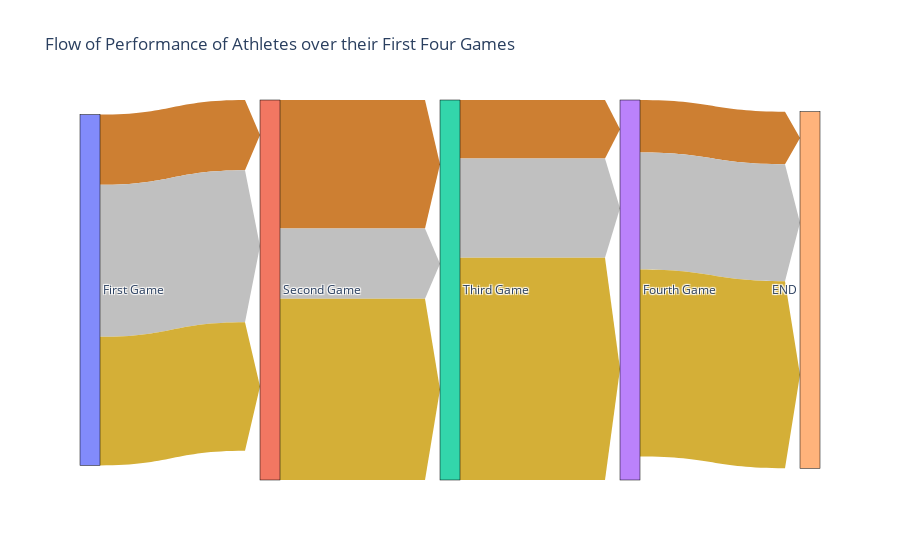

This figure's notebook cell:
### Code cell
# import urllib, json

# url = 'https://raw.githubusercontent.com/plotly/plotly.js/master/test/image/mocks/sankey_energy.json'
# response = urllib.request.urlopen(url)
# data = json.loads(response.read())

# # override gray link colors with 'source' colors
# opacity = 0.4
# # change 'magenta' to its 'rgba' value to add opacity
# data['data'][0]['node']['color'] = ['rgba(255,0,255, 0.8)' if color == "magenta" else color for color in data['data'][0]['node']['color']]
# data['data'][0]['link']['color'] = [data['data'][0]['node']['color'][src].replace("0.8", str(opacity))
#                                     for src in data['data'][0]['link']['source']]

# fig = go.Figure(data=[go.Sankey(
#     valueformat = ".0f",
#     valuesuffix = "TWh",
#     # Define nodes
#     node = dict(
#       pad = 15,
#       thickness = 15,
#       line = dict(color = "black", width = 0.5),
#       label =  data['data'][0]['node']['label'],
#       color =  data['data'][0]['node']['color']
#     ),
#     # Add links
#     link = dict(
#       source =  data['data'][0]['link']['source'],
#       target =  data['data'][0]['link']['target'],
#       value =  data['data'][0]['link']['value'],
#       label =  data['data'][0]['link']['label'],
#       color =  data['data'][0]['link']['color']
# ))])

# fig.update_layout(title_text="Energy forecast for 2050<br>Source: Department of Energy & Climate Change, Tom Counsell via <a href='https://bost.ocks.org/mike/sankey/'>Mike Bostock</a>",
#                   font_size=10)
# fig.show()
# data['data'][0]['node']['label']
# data['data'][0]['link']['source']
# data['data'][0]['link']['target']
# data['data'][0]['link']['value']

# labels = []
# for i in range(FIRST_N_GAMES):
#     labels.append(f"None Year {i + 1}")
#     labels.append(f"Bronze Year {i + 1}")
#     labels.append(f"Silver Year {i + 1}")
#     labels.append(f"Gold Year {i + 1}")
labels = ["First Game", "Second Game", "Third Game", "Fourth Game", "END"]
# colors = ["red"] * len(performance_df["Source"])
# colors[0] = "blue"
# colors[1] = "green"
# colors = ["#CD7F32", "#CD7F32", "#CD7F32", "#CD7F32",  "#C0C0C0", "#C0C0C0", "#C0C0C0","#C0C0C0", "#D4AF37", "#D4AF37", "#D4AF37",  "#D4AF37", ]
# for i in range(FIRST_N_GAMES):
    # colors.append("#CD7F32")
    # colors.append("#C0C0C0")
    # colors.append("#D4AF37")
    # colors.append("blue")

# colors = ["#CD7F32", "#C0C0C0", "#D4AF37", "#FFFFFF"] * len(medal_map)

sankey_fig = go.Figure(data=[go.Sankey(
    node = dict(
      pad = 15,
      thickness = 20,
      line = dict(color = "black", width = 0.5),
      label = labels
    ),
    link = dict(
        arrowlen=15,
        source = performance_df["Source"],
        target = performance_df["Target"],
        value = performance_df["Medal Count"],
        color = performance_df["Color"]
    )
)])
# print(performance_df["Label"])

sankey_fig.update_layout(title_text="Flow of Performance of Athletes over their First Four Games")
sankey_fig.show()

### Figure 1 — Plotly figure (JSON) as saved in the notebook; plotly's stock layout.template omitted (floating-point values rounded to 4 significant figures)
{"data": [{"link": {"arrowlen": 15, "color": ["#CD7F32", "#CD7F32", "#CD7F32", "#CD7F32", "#C0C0C0", "#C0C0C0", "#C0C0C0", "#C0C0C0", "#D4AF37", "#D4AF37", "#D4AF37", "#D4AF37"], "source": [0, 1, 2, 3, 0, 1, 2, 3, 0, 1, 2, 3], "target": [1, 2, 3, 4, 1, 2, 3, 4, 1, 2, 3, 4], "value": [12, 22, 10, 9, 26, 12, 17, 20, 22, 31, 38, 32]}, "node": {"label": ["First Game", "Second Game", "Third Game", "Fourth Game", "END"], "line": {"color": "black", "width": 0.5}, "pad": 15, "thickness": 20}, "type": "sankey"}], "layout": {"autosize": true, "title": {"text": "Flow of Performance of Athletes over their First Four Games"}}}
